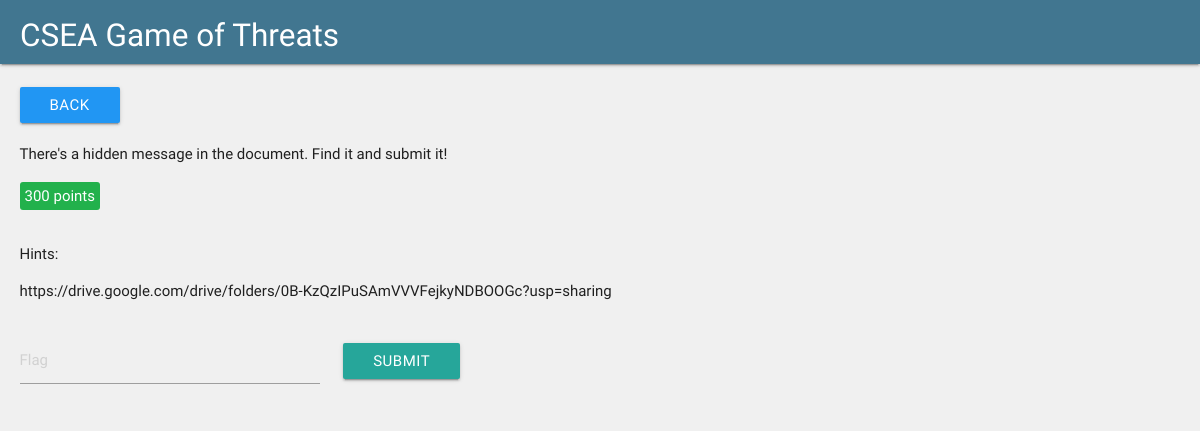
Screenshot of /contest/question/7/ with the database file from the repository.
### contest/models.py (models this page shows)
class Question(models.Model):
	question = models.TextField(null = False)
	answer = models.CharField(max_length = 100, null = False)
	points = models.IntegerField(null = False)

class Hint(models.Model):
	question = models.ForeignKey(Question, related_name = 'hints', null = False)
	hint = models.TextField(null = False)

### contest/views.py (the view)
# urls.py: url(r'^question/(?P<question_id>[0-9]+)/', views.question, name = 'question'),
def question(request, question_id = None):
	if question_id is None:
		raise Http404("Invalid question")
	else:
		try:
			q = Question.objects.get(id = question_id)
			hints = q.hints.all()
			template = loader.get_template('question.html')
			context = {'question' : q, 'hints' : hints}
			return HttpResponse(template.render(context, request))
		except Question.DoesNotExist:
			rais

### contest/templates/question.html (shortened to what this page needs)
{% extends "base.html" %}
{% block content %}
<br>
<div class="row">
	<div class="col s12 m12 l12">
		<a class="btn blue" href="/contest/">Back</a>
	</div>
</div>
<div class="row">
	<div class="col s12 m12 l12">
		<span>{{ question.question }}</span>
	</div>
</div>
<div class="row">
	<div class="col s12 m12 l12">
		<span style="padding: 5px; color: white; background: rgb(34, 177, 76); border-radius: 3px;">{{ question.points }} points</span>
	</div>
</div>
{% if hints %}
<div class="row">
	<div class="col s12 m12 l12">
		<p>Hints:</p>
		<ul style="list-style: disc;">
			{% for hint in hints %}
			<li>{{ hint.hint }}</li>
			{% endfor %}
		</ul>
	</div>
</div>
{% endif %}
<div class="row">
	<div class="col s12 m12 l12">
		<form id="flagform" method="POST" onsubmit="return submitFlag();">
			<input type="text" name="flag" style="width: 300px;" placeholder="Flag" />
			<button class="btn" type="submit" style="margin-left: 20px;">Submit</button>
		</form>
	</div>
</div>
{% endblock %}

### ss/css/style.css (style rules this page uses)
body { background-color: #fcfcfc; }

### contest/templates/base.html (style rules this page uses)
body { background: rgb(240, 240, 240); }

### rows the page displays
Question: question "There's a hidden message in the document. Find it and submit it!", points "300"
Hint: hint "https://drive.google.com/drive/folders/0B-KzQzIPuSAmVVVFejkyNDBOOGc?usp=sharing"
